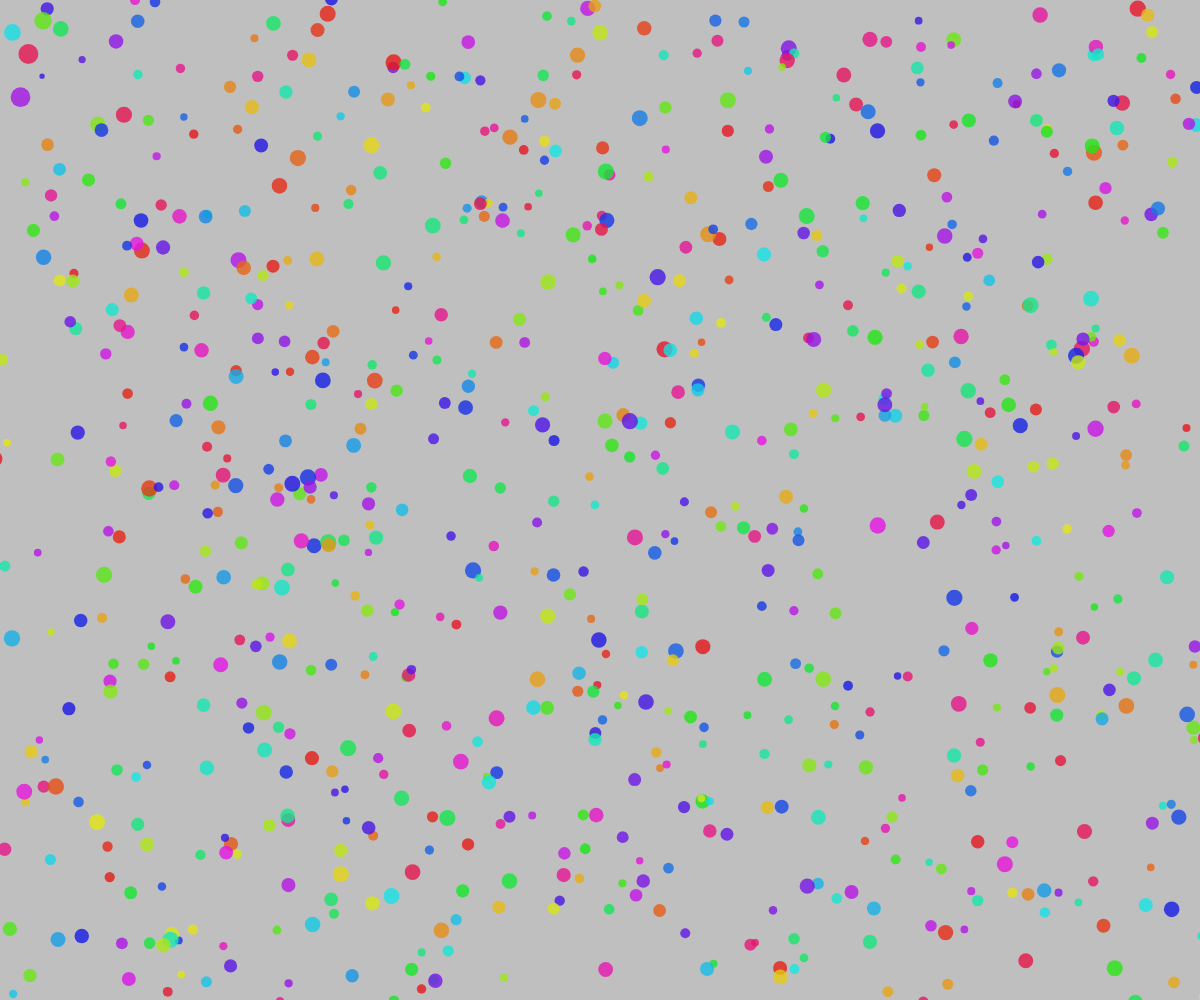
Frame 1 (no input)
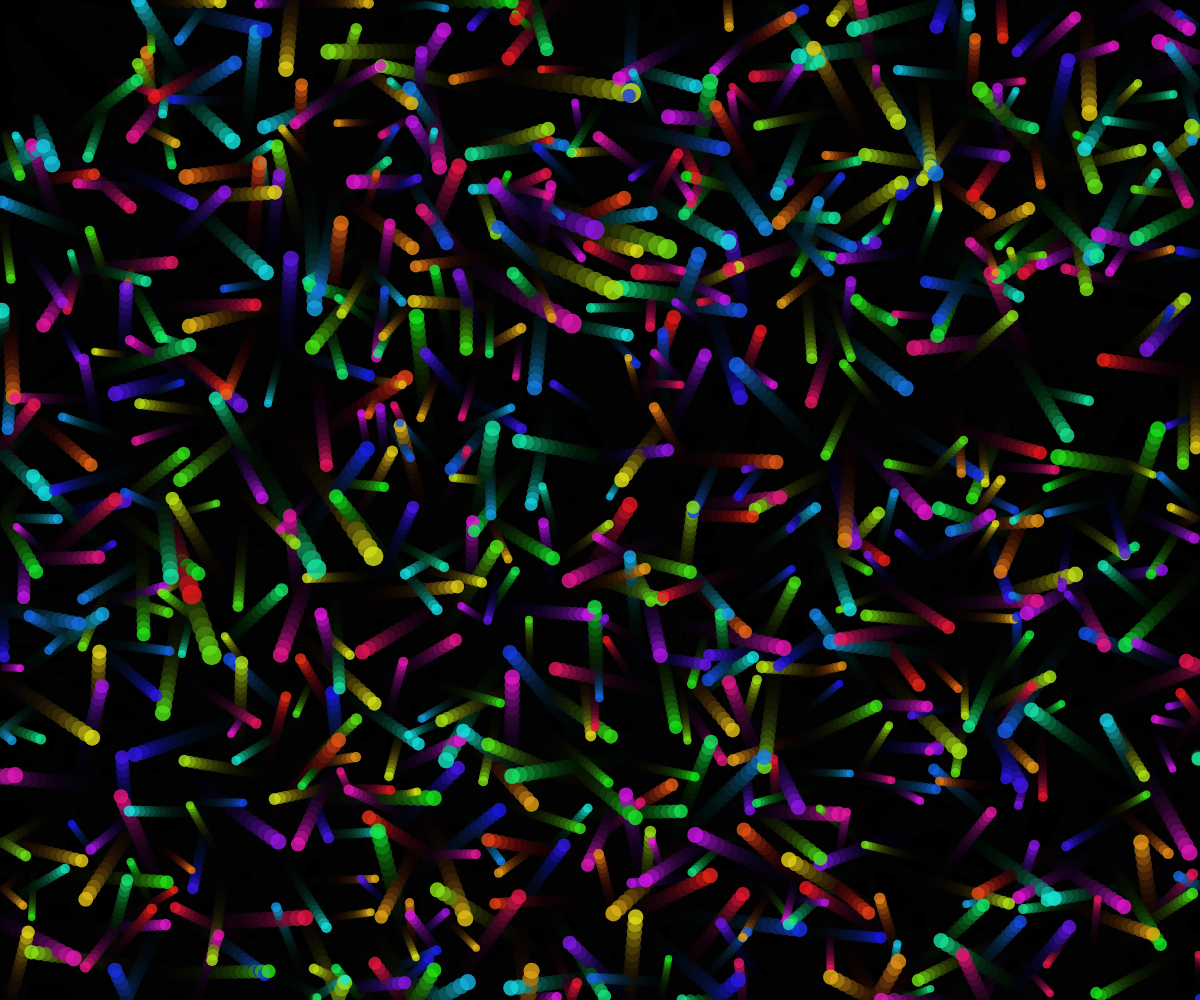
Frame 60 (no input)
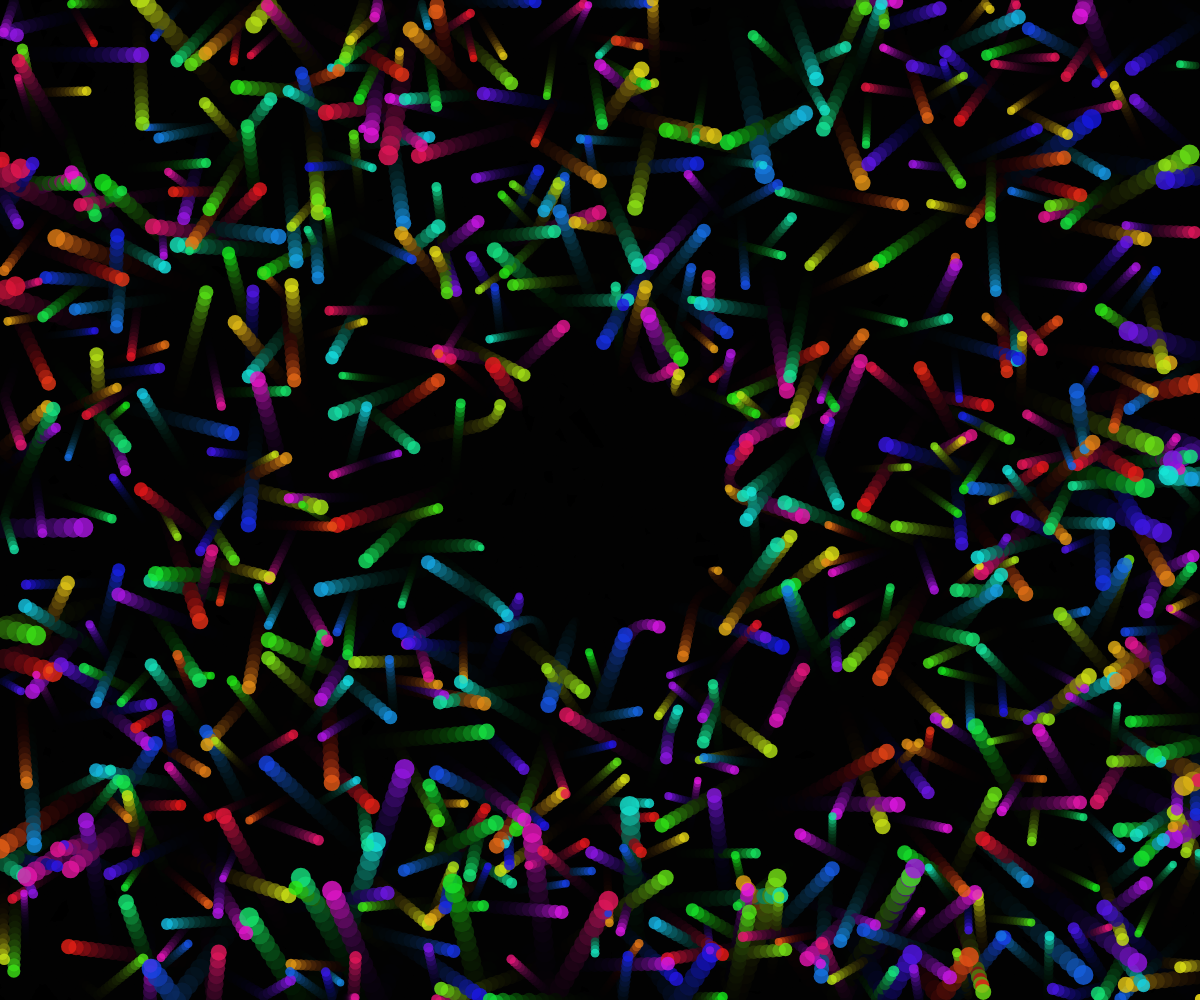
Frame 120 (the mouse pressed at the canvas centre since frame 60)

The p5.js sketch that drew these frames (run headless with seeded random() and noise() and a simulated clock; from frame 60 on, the mouse is pressed at the canvas centre):

// p5.js sketch
// ── sketch.js
let particles = [];
const numParticles = 800; // More particles!

function setup() {
  createCanvas(windowWidth, windowHeight);
  colorMode(HSB, 360, 100, 100, 100);
  noStroke();

  for (let i = 0; i < numParticles; i++) {
    particles.push(new Particle());
  }
}

function draw() {
  background(0, 0, 0, 25); // Energetic trails

  for (let particle of particles) {
    particle.update();
    particle.display();
    particle.bounce();
  }
}

class Particle {
  constructor() {
    this.pos = createVector(random(width), random(height));
    this.vel = p5.Vector.random2D().mult(random(3, 8)); // Faster!
    this.acc = createVector(0, 0);
    this.maxSpeed = 10;
    this.hue = random(360);
  }

  update() {
    // Flee from the mouse
    let mouse = createVector(mouseX, mouseY);
    let force = p5.Vector.sub(this.pos, mouse);
    let distance = force.mag();
    if (distance < 150) {
      let strength = map(distance, 0, 150, 12, 0);
      force.setMag(strength);
      this.acc.add(force);
    }

    this.vel.add(this.acc);
    this.vel.limit(this.maxSpeed);
    this.pos.add(this.vel);
    this.acc.mult(0); // Reset acceleration each frame

    this.hue = (this.hue + 3) % 360; // Faster color change
  }

  display() {
    // Size is based on velocity
    let size = map(this.vel.mag(), 0, this.maxSpeed, 2, 20);
    fill(this.hue, 90, 90, 80);
    ellipse(this.pos.x, this.pos.y, size, size);
  }

  bounce() {
    if (this.pos.x < 5 || this.pos.x > width - 5) {
      this.vel.x *= -1;
    }
    if (this.pos.y < 5 || this.pos.y > height - 5) {
      this.vel.y *= -1;
    }
  }
}

function windowResized() {
  resizeCanvas(windowWidth, windowHeight);
  // Reset particles to avoid them getting stuck off-screen
  particles = [];
  for (let i = 0; i < numParticles; i++) {
    particles.push(new Particle());
  }
}
